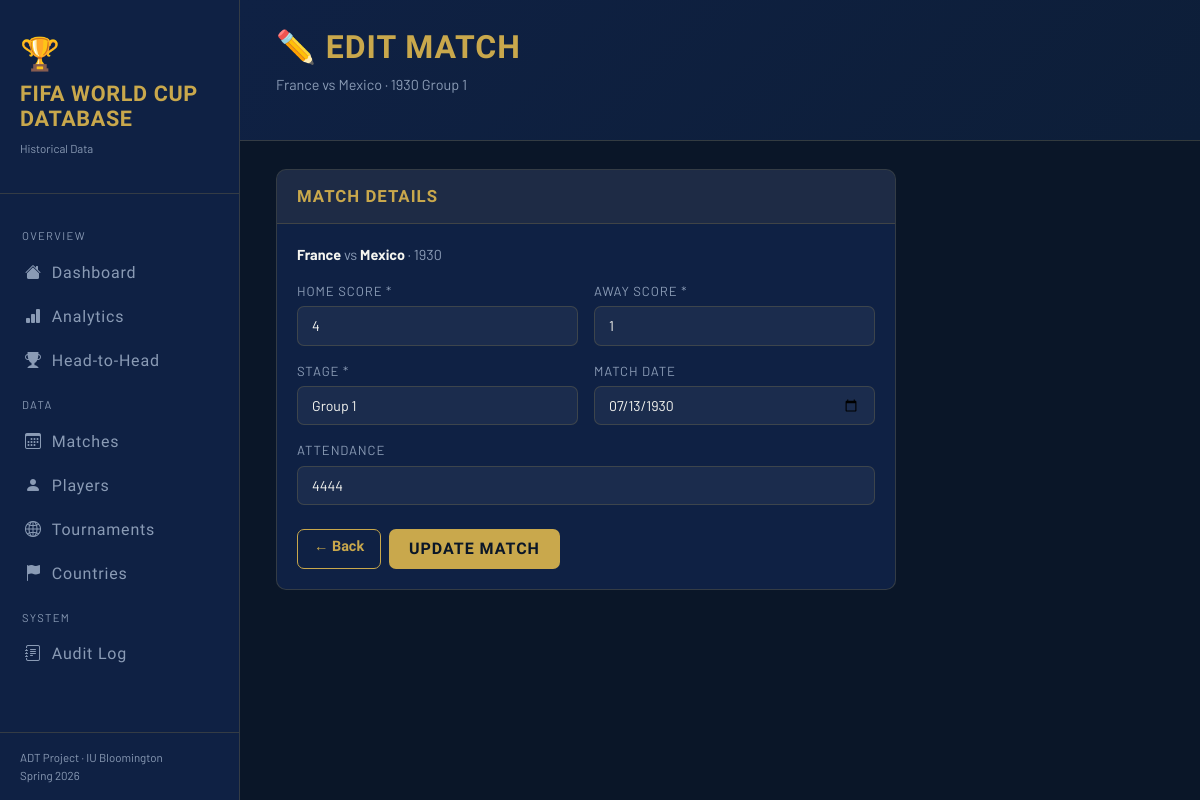
Screenshot of /matches/edit/1 with the database file from the repository.
### tables this page shows
CREATE TABLE countries (
    country_id   INTEGER PRIMARY KEY AUTOINCREMENT,
    name         TEXT    NOT NULL UNIQUE,   
    confederation TEXT,                     
    created_at   TIMESTAMP DEFAULT CURRENT_TIMESTAMP
);

CREATE TABLE matches (
    match_id        INTEGER PRIMARY KEY AUTOINCREMENT,
    tournament_id   INTEGER NOT NULL REFERENCES tournaments(tournament_id) ON DELETE CASCADE,
    venue_id        INTEGER REFERENCES venues(venue_id),
    home_team_id    INTEGER NOT NULL REFERENCES countries(country_id),
    away_team_id    INTEGER NOT NULL REFERENCES countries(country_id),
    home_score      INTEGER NOT NULL DEFAULT 0 CHECK(home_score >= 0),
    away_score      INTEGER NOT NULL DEFAULT 0 CHECK(away_score >= 0),
    stage           TEXT NOT NULL,         
    round_num       INTEGER,               
    match_date      DATE,
    attendance      INTEGER CHECK(attendance >= 0),
    is_deleted      INTEGER NOT NULL DEFAULT 0 CHECK(is_deleted IN (0,1)), 
    created_at      TIMESTAMP DEFAULT CURRENT_TIMESTAMP
);

### app.py (the view, shortened to what this page needs)
@app.route("/matches/edit/<int:match_id>", methods=["GET", "POST"])
def edit_match(match_id):
    conn = get_connection()
    match = conn.execute("SELECT * FROM vw_matches WHERE match_id=?", (match_id,)).fetchone()
    conn.close()
    return render_template("edit_match.html", match=match)

### app.py (called while the page is built)
@app.before_request
def ensure_db():
    if not os.path.exists("fifa.db"):
        init_db()

### db.py (called while the page is built)
def get_connection():
    conn = sqlite3.connect(DB_PATH)
    conn.row_factory = sqlite3.Row
    conn.execute("PRAGMA foreign_keys = ON")
    conn.execute("""
        INSERT OR IGNORE INTO tournaments(tournament_id, year, host_country,
            winner, total_goals, total_matches, total_attendance)
        VALUES (0, 0, 'Career Entry', NULL, 0, 0, 0)
    """)
    conn.commit()
    return conn

### templates/edit_match.html (shortened to what this page needs)
{% extends "base.html" %}
{% block content %}
<div class="page-header">
  <h1>✏️ Edit Match</h1>
  <p>{{ match.home_team }} vs {{ match.away_team }} · {{ match.year }} {{ match.stage }}</p>
</div>
<div class="page-body">
  <div class="card-fifa" style="max-width:620px;">
    <div class="card-header-fifa">Match Details</div>
    <div class="card-body">
      <form method="POST" action="{{ url_for('edit_match', match_id=match.match_id) }}">
        <div class="row g-3">
          <div class="col-12" style="color:var(--muted);font-size:.9rem;">
            <strong style="color:var(--white);">{{ match.home_team }}</strong> vs
            <strong style="color:var(--white);">{{ match.away_team }}</strong>
            · {{ match.year }}
          </div>
          <div class="col-md-6">
            <label>Home Score *</label>
            <input type="number" name="home_score" min="0" class="form-control-fifa w-100" value="{{ match.home_score }}" required>
          </div>
          <div class="col-md-6">
            <label>Away Score *</label>
            <input type="number" name="away_score" min="0" class="form-control-fifa w-100" value="{{ match.away_score }}" required>
          </div>
          <div class="col-md-6">
            <label>Stage *</label>
            <input type="text" name="stage" class="form-control-fifa w-100" value="{{ match.stage }}" required>
          </div>
          <div class="col-md-6">
            <label>Match Date</label>
            <input type="date" name="match_date" class="form-control-fifa w-100" value="{{ match.match_date or '' }}">
          </div>
          <div class="col-12">
            <label>Attendance</label>
            <input type="number" name="attendance" min="0" class="form-control-fifa w-100" value="{{ match.attendance or '' }}">
          </div>
        </div>
        <div class="mt-4 d-flex gap-2">
          <a href="{{ url_for('matches') }}" class="btn-outline-gold">← Back</a>
          <button type="submit" class="btn-gold">Update Match</button>
        </div>
      </form>
    </div>
  </div>
</div>
{% endblock %}

### templates/base.html (style rules this page uses)
:root { --gold: #C9A84C; --gold-lt: #E8C97A; --navy: #0A1628; --navy-2: #0F2144; --grass: #1A6B3C; --grass-lt:#22893E; --red: #C0392B; --white: #F5F5F0; --muted: #8A9BB5; --border: rgba(201,168,76,0.2); }
*, *::before, *::after { box-sizing: border-box; margin: 0; padding: 0; }
body { background: var(--navy); color: var(--white); font-family: 'Barlow', sans-serif; font-weight: 400; min-height: 100vh; }
h1,h2,h3,h4,h5 { font-family: 'Barlow Condensed', sans-serif; letter-spacing: 0.03em; }
.page-header { background: linear-gradient(135deg, var(--navy-2) 0%, #0D1E38 100%); border-bottom: 1px solid var(--border); padding: 28px 36px; }
.page-header h1 { font-size: 2rem; color: var(--gold); font-weight: 800; text-transform: uppercase; }
.page-header p { color: var(--muted); font-size: .9rem; margin-top: 4px; }
.page-body { padding: 28px 36px; }
.card-fifa { background: var(--navy-2); border: 1px solid var(--border); border-radius: 10px; overflow: hidden; }
.card-fifa .card-header-fifa { background: rgba(201,168,76,.08); border-bottom: 1px solid var(--border); padding: 14px 20px; font-family: 'Barlow Condensed', sans-serif; font-size: 1.05rem; font-weight: 700; color: var(--gold); text-transform: uppercase; letter-spacing: .06em; }
.card-fifa .card-body { padding: 20px; }
.form-control-fifa, .form-select-fifa { background: rgba(255,255,255,.05); border: 1px solid var(--border); color: var(--white); border-radius: 7px; padding: 8px 14px; font-size: .88rem; outline: none; transition: border .2s; font-family: 'Barlow', sans-serif; }
.form-control-fifa::placeholder { color: var(--muted); }
.btn-gold { background: var(--gold); color: var(--navy); border: none; border-radius: 7px; padding: 8px 20px; font-family: 'Barlow Condensed', sans-serif; font-size: 1rem; font-weight: 700; letter-spacing: .06em; text-transform: uppercase; cursor: pointer; transition: background .2s; }
.btn-outline-gold { background: transparent; border: 1px solid var(--gold); color: var(--gold); border-radius: 7px; padding: 6px 16px; font-family: 'Barlow Condensed', sans-serif; font-size: .9rem; font-weight: 600; cursor: pointer; transition: all .2s; text-decoration: none; display: inline-block; }
label { font-size: .82rem; color: var(--muted); text-transform: uppercase; letter-spacing: .07em; margin-bottom: 5px; display: block; }

### rows the page displays
countries: home_team "France"
countries: away_team "Mexico"
matches: stage "Group 1", home_score "4", away_score "1", match_date "07/13/1930", attendance "4444"

### other values shown
{{ match.year }} "1930"
